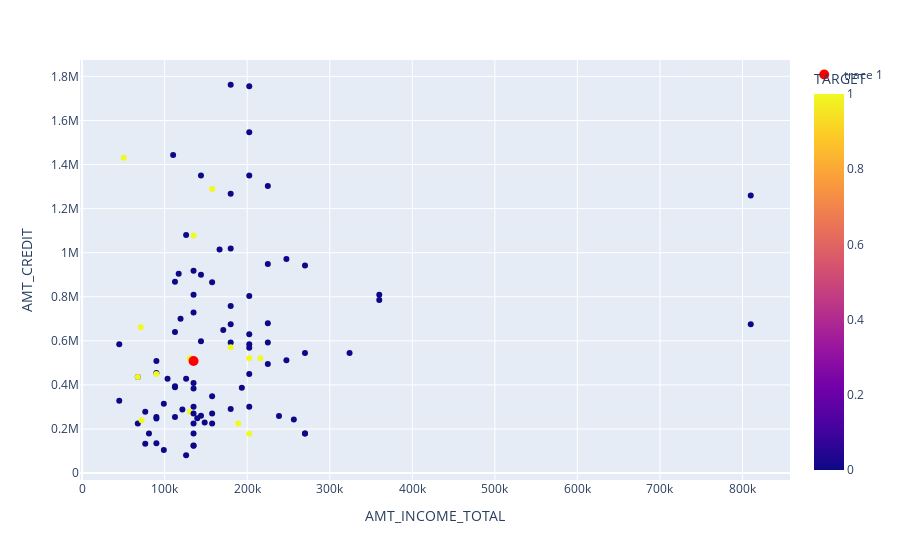

The notebook cell this image was saved under:
### Code cell
id_client = 134724
test = df_sub[df_sub["SK_ID_CURR"] == id_client][["AMT_INCOME_TOTAL", "AMT_CREDIT"]]

# tracer le nuage de points
fig = px.scatter(df_sub, x="AMT_INCOME_TOTAL", y="AMT_CREDIT", color="TARGET", color_discrete_map={"0": "red", "1": "blue"},
                 )
fig.add_scatter(x=test["AMT_INCOME_TOTAL"], y=test["AMT_CREDIT"], mode='markers', marker=dict(size=10, color='red'))

fig.show()
